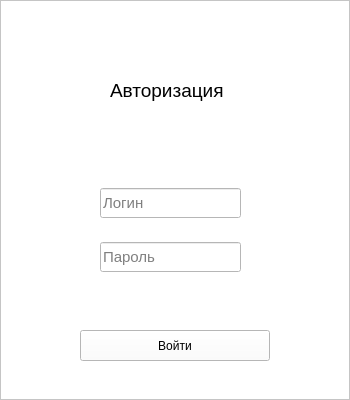
<?xml version="1.0" encoding="UTF-8"?>
<ui version="4.0">
 <class>MainWindow</class>
 <widget class="QMainWindow" name="MainWindow">
  <property name="geometry">
   <rect>
    <x>0</x>
    <y>0</y>
    <width>350</width>
    <height>400</height>
   </rect>
  </property>
  <property name="minimumSize">
   <size>
    <width>350</width>
    <height>400</height>
   </size>
  </property>
  <property name="maximumSize">
   <size>
    <width>350</width>
    <height>400</height>
   </size>
  </property>
  <property name="windowTitle">
   <string>MainWindow</string>
  </property>
  <property name="styleSheet">
   <string notr="true"/>
  </property>
  <widget class="QWidget" name="centralwidget">
   <property name="styleSheet">
    <string notr="true">background-color: rgb(255, 204, 153);</string>
   </property>
   <layout class="QVBoxLayout" name="verticalLayout_2">
    <property name="leftMargin">
     <number>0</number>
    </property>
    <property name="topMargin">
     <number>0</number>
    </property>
    <property name="rightMargin">
     <number>0</number>
    </property>
    <property name="bottomMargin">
     <number>0</number>
    </property>
    <item>
     <widget class="QFrame" name="frame">
      <property name="maximumSize">
       <size>
        <width>500</width>
        <height>500</height>
       </size>
      </property>
      <property name="styleSheet">
       <string notr="true">background-color: rgb(255, 255, 255);</string>
      </property>
      <property name="frameShape">
       <enum>QFrame::StyledPanel</enum>
      </property>
      <property name="frameShadow">
       <enum>QFrame::Raised</enum>
      </property>
      <widget class="QLabel" name="label">
       <property name="geometry">
        <rect>
         <x>110</x>
         <y>70</y>
         <width>121</width>
         <height>41</height>
        </rect>
       </property>
       <property name="font">
        <font>
         <pointsize>14</pointsize>
        </font>
       </property>
       <property name="text">
        <string>Авторизация</string>
       </property>
      </widget>
      <widget class="QPushButton" name="pushButton">
       <property name="geometry">
        <rect>
         <x>80</x>
         <y>330</y>
         <width>190</width>
         <height>31</height>
        </rect>
       </property>
       <property name="text">
        <string>Войти</string>
       </property>
      </widget>
      <widget class="QWidget" name="layoutWidget">
       <property name="geometry">
        <rect>
         <x>100</x>
         <y>170</y>
         <width>141</width>
         <height>121</height>
        </rect>
       </property>
       <layout class="QVBoxLayout" name="verticalLayout">
        <item>
         <widget class="QLineEdit" name="lineEdit">
          <property name="minimumSize">
           <size>
            <width>0</width>
            <height>30</height>
           </size>
          </property>
          <property name="font">
           <font>
            <pointsize>11</pointsize>
           </font>
          </property>
          <property name="styleSheet">
           <string notr="true">background-color: rgb(255, 255, 255);</string>
          </property>
          <property name="placeholderText">
           <string>Логин</string>
          </property>
          <property name="clearButtonEnabled">
           <bool>false</bool>
          </property>
         </widget>
        </item>
        <item>
         <widget class="QLineEdit" name="lineEdit_2">
          <property name="minimumSize">
           <size>
            <width>0</width>
            <height>30</height>
           </size>
          </property>
          <property name="font">
           <font>
            <pointsize>11</pointsize>
           </font>
          </property>
          <property name="styleSheet">
           <string notr="true">background-color: rgb(255, 255, 255);</string>
          </property>
          <property name="placeholderText">
           <string>Пароль</string>
          </property>
         </widget>
        </item>
       </layout>
      </widget>
     </widget>
    </item>
   </layout>
  </widget>
 </widget>
 <resources/>
 <connections/>
</ui>
